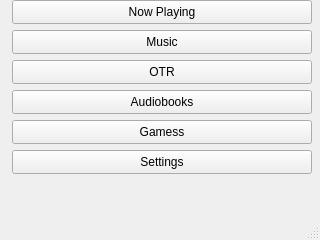
<?xml version="1.0" encoding="UTF-8"?>
<ui version="4.0">
 <class>wMainScreen</class>
 <widget class="QMainWindow" name="wMainScreen">
  <property name="windowModality">
   <enum>Qt::ApplicationModal</enum>
  </property>
  <property name="geometry">
   <rect>
    <x>0</x>
    <y>0</y>
    <width>320</width>
    <height>240</height>
   </rect>
  </property>
  <property name="sizePolicy">
   <sizepolicy hsizetype="Fixed" vsizetype="Fixed">
    <horstretch>0</horstretch>
    <verstretch>0</verstretch>
   </sizepolicy>
  </property>
  <property name="minimumSize">
   <size>
    <width>320</width>
    <height>240</height>
   </size>
  </property>
  <property name="maximumSize">
   <size>
    <width>320</width>
    <height>240</height>
   </size>
  </property>
  <property name="sizeIncrement">
   <size>
    <width>320</width>
    <height>240</height>
   </size>
  </property>
  <property name="baseSize">
   <size>
    <width>320</width>
    <height>240</height>
   </size>
  </property>
  <property name="windowTitle">
   <string/>
  </property>
  <property name="windowIcon">
   <iconset theme="accessories-calculator"/>
  </property>
  <widget class="QWidget" name="centralwidget">
   <property name="sizePolicy">
    <sizepolicy hsizetype="Fixed" vsizetype="Fixed">
     <horstretch>0</horstretch>
     <verstretch>0</verstretch>
    </sizepolicy>
   </property>
   <widget class="QPushButton" name="pbNowPlaying">
    <property name="geometry">
     <rect>
      <x>12</x>
      <y>0</y>
      <width>300</width>
      <height>24</height>
     </rect>
    </property>
    <property name="sizePolicy">
     <sizepolicy hsizetype="Fixed" vsizetype="Fixed">
      <horstretch>0</horstretch>
      <verstretch>0</verstretch>
     </sizepolicy>
    </property>
    <property name="text">
     <string>Now Playing</string>
    </property>
   </widget>
   <widget class="QPushButton" name="pbMusic">
    <property name="geometry">
     <rect>
      <x>12</x>
      <y>30</y>
      <width>300</width>
      <height>24</height>
     </rect>
    </property>
    <property name="sizePolicy">
     <sizepolicy hsizetype="Fixed" vsizetype="Fixed">
      <horstretch>0</horstretch>
      <verstretch>0</verstretch>
     </sizepolicy>
    </property>
    <property name="text">
     <string>Music</string>
    </property>
   </widget>
   <widget class="QPushButton" name="pbOTR">
    <property name="geometry">
     <rect>
      <x>12</x>
      <y>60</y>
      <width>300</width>
      <height>24</height>
     </rect>
    </property>
    <property name="sizePolicy">
     <sizepolicy hsizetype="Fixed" vsizetype="Fixed">
      <horstretch>0</horstretch>
      <verstretch>0</verstretch>
     </sizepolicy>
    </property>
    <property name="text">
     <string>OTR</string>
    </property>
    <property name="flat">
     <bool>false</bool>
    </property>
   </widget>
   <widget class="QPushButton" name="pbAudiobooks">
    <property name="geometry">
     <rect>
      <x>12</x>
      <y>90</y>
      <width>300</width>
      <height>24</height>
     </rect>
    </property>
    <property name="sizePolicy">
     <sizepolicy hsizetype="Fixed" vsizetype="Fixed">
      <horstretch>0</horstretch>
      <verstretch>0</verstretch>
     </sizepolicy>
    </property>
    <property name="text">
     <string>Audiobooks</string>
    </property>
    <property name="autoDefault">
     <bool>false</bool>
    </property>
    <property name="default">
     <bool>false</bool>
    </property>
    <property name="flat">
     <bool>false</bool>
    </property>
   </widget>
   <widget class="QPushButton" name="pbGames">
    <property name="geometry">
     <rect>
      <x>12</x>
      <y>120</y>
      <width>300</width>
      <height>24</height>
     </rect>
    </property>
    <property name="sizePolicy">
     <sizepolicy hsizetype="Fixed" vsizetype="Fixed">
      <horstretch>0</horstretch>
      <verstretch>0</verstretch>
     </sizepolicy>
    </property>
    <property name="text">
     <string>Gamess</string>
    </property>
   </widget>
   <widget class="QPushButton" name="pbSettings">
    <property name="geometry">
     <rect>
      <x>12</x>
      <y>150</y>
      <width>300</width>
      <height>24</height>
     </rect>
    </property>
    <property name="sizePolicy">
     <sizepolicy hsizetype="Fixed" vsizetype="Fixed">
      <horstretch>0</horstretch>
      <verstretch>0</verstretch>
     </sizepolicy>
    </property>
    <property name="focusPolicy">
     <enum>Qt::StrongFocus</enum>
    </property>
    <property name="contextMenuPolicy">
     <enum>Qt::NoContextMenu</enum>
    </property>
    <property name="text">
     <string>Settings</string>
    </property>
   </widget>
  </widget>
  <widget class="QMenuBar" name="menubar">
   <property name="geometry">
    <rect>
     <x>0</x>
     <y>0</y>
     <width>320</width>
     <height>22</height>
    </rect>
   </property>
  </widget>
  <widget class="QStatusBar" name="statusbar"/>
 </widget>
 <resources/>
 <connections/>
</ui>
